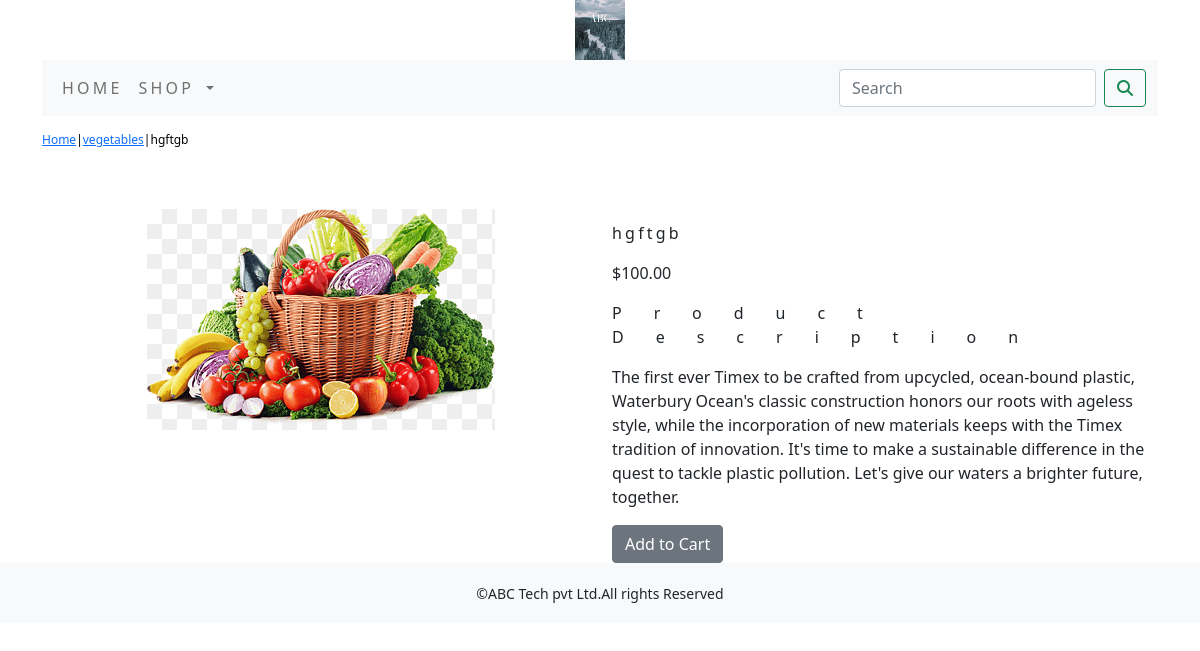
The page /shop/rsgty6r/hgftgb/ on the database its author committed.
### shop/models.py (models this page shows, shortened)
class Product(models.Model):
    name=models.CharField(max_length=250,unique=True)
    slug=models.SlugField(max_length=250,unique=True)
    description=models.TextField(blank=True)
    price=models.DecimalField(max_digits=10,decimal_places=2)
    category=models.ForeignKey(Category,on_delete=models.CASCADE)
    image=models.ImageField(upload_to='product',blank=True)
    stock=models.IntegerField()
    available=models.BooleanField(default=True)
    created=models.DateTimeField(auto_now_add=True)
    updated=models.DateTimeField(auto_now=True)
    class Meta:
        ordering=('name',)
        verbose_name='product'
        verbose_name_plural='products'

class Category(models.Model):
    name=models.CharField(max_length=250,unique=True)
    slug=models.SlugField(max_length=250,unique=True)
    description=models.TextField(blank=True)
    image=models.ImageField(upload_to='category',blank=True)
    class Meta:
        ordering=('name',)
        verbose_name='category'
        verbose_name_plural='categories'
    def get_url(self):
        return reverse('shop:products_by_category',args=[self.slug])
    def __str__(self):
        return '{}'.format(self.name)

### shop/views.py (the view)
# urls.py: path('<slug:c_slug>/<slug:product_slug>/', views.proDetail, name='prodCatdetail')
def proDetail(request,c_slug,product_slug):
    try:
        product=Product.objects.get(category__slug=c_slug,slug=product_slug)
    except Exception as e:
        raise e
    return render(request,'product.html',{'product':product})

### cart/context_processors.py (called while the page is built)
def counter(request):
    item_count=0
    if 'admin' in request.path:
        return {}
    else:
        try:
            cart=Cart.objects.filter(cart_id=_cart_id(request))
            cart_items=CartItem.objects.all().filter(cart=cart[:1])
            for cart_item in cart_items:
                item_count += cart_item.quantity
        except Cart.DoesNotExist:
            item_count=0
    return dict(item_count=item_count)

### cart/views.py (called while the page is built)
def _cart_id(request):
    cart=request.session.session_key
    if not cart:
        cart=request.session.create()
    return cart

### shop/context_processors.py (called while the page is built)
def menu_links(request):
    links=Category.objects.all()
    return dict(links=links)

### templates/product.html (shortened to what this page needs)
{% extends 'base.html' %}
{% load static %}
{% block content %}
<div class="row my_prod_row_class">
    <div class="mx_auto">
        <p><a href="{% url 'shop:allProdCat' %}">Home</a>|<a href="{{product.category.get_url}}">{{product.category}}</a>|{{product.name}}</p>
    </div>
</div>
<div class="container">
<br>
<div class="row">
    <div class="col-12 col-sm-12 col-md-12 col-lg-6 text-center">
        <div style="min-width:18rem">
            <img src="{{product.image.url}}" alt="{{product.name}}">
        </div>
    </div>
        <div class="col-12 col-sm-12 col-md-12 col-lg-6">
            <div>
            <h1 class="my_prod_title">{{product.name}}</h1>
            <p>${{product.price}}</p>
            <p class="my_title">Product Description</p>
            <p class="text-justify my_rod_text">{{product.description}}</p>
            {% if product.stock <= 0 %}
            <p class="text-justify my_prod_text"><b>Out of stock</b></p>
            {% else %}
            <a class="btn btn-secondary" href="{% url 'cart:add_cart' product.id %}">Add to Cart</a>
            {% endif %}
        </div>
</div>
    </div>
</div>
{% endblock %}

### static/css/custom.css (style rules this page uses)
body { font-family: 'Roboto', sans-serif; }
.my_title { font-size:16px; text_transform:uppercase; letter-spacing:2em; }
.my_prod_row_class { padding-top:15px; padding-bottom:20px; }
.my_prod_row_class .mx_auto { color:#000; font-size:12px; text-decoration:none; }
.my_prod_title { font-size:16px; text_transform:uppercase; letter-spacing:.2em; padding-top:15px; padding-bottom:10px; }

### rows shown on the page
Product: category "vegetables", name "hgftgb", image (picture), price "100.00", description "The first ever Timex to be crafted from upcycled, ocean-bound plastic, Waterbury Ocean's classic construction honors our roots with ageless style, while the incorporation of new materials keeps with the Timex tradition of innovation. It's time to make a sustainable difference in the quest to tackle plastic pollution. Let's give our waters a brighter future, together."
